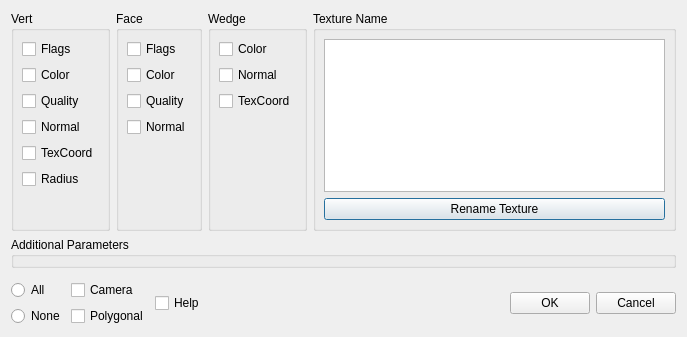
<ui version="4.0" >
 <class>MaskExporterDialog</class>
 <widget class="QDialog" name="MaskExporterDialog" >
  <property name="geometry" >
   <rect>
    <x>0</x>
    <y>0</y>
    <width>687</width>
    <height>337</height>
   </rect>
  </property>
  <property name="windowTitle" >
   <string>Dialog</string>
  </property>
  <layout class="QVBoxLayout" name="verticalLayout_3" >
   <item>
    <layout class="QHBoxLayout" >
     <item>
      <widget class="QGroupBox" name="groupBox" >
       <property name="title" >
        <string>Vert</string>
       </property>
       <layout class="QVBoxLayout" >
        <property name="margin" >
         <number>8</number>
        </property>
        <item>
         <widget class="QCheckBox" name="check_iom_vertflags" >
          <property name="text" >
           <string>Flags</string>
          </property>
         </widget>
        </item>
        <item>
         <widget class="QCheckBox" name="check_iom_vertcolor" >
          <property name="text" >
           <string>Color</string>
          </property>
         </widget>
        </item>
        <item>
         <widget class="QCheckBox" name="check_iom_vertquality" >
          <property name="text" >
           <string>Quality</string>
          </property>
         </widget>
        </item>
        <item>
         <widget class="QCheckBox" name="check_iom_vertnormal" >
          <property name="text" >
           <string>Normal</string>
          </property>
         </widget>
        </item>
        <item>
         <widget class="QCheckBox" name="check_iom_verttexcoord" >
          <property name="text" >
           <string>TexCoord</string>
          </property>
         </widget>
        </item>
        <item>
         <widget class="QCheckBox" name="check_iom_vertradius" >
          <property name="text" >
           <string>Radius</string>
          </property>
         </widget>
        </item>
        <item>
         <spacer name="verticalSpacer_3" >
          <property name="orientation" >
           <enum>Qt::Vertical</enum>
          </property>
          <property name="sizeHint" stdset="0" >
           <size>
            <width>20</width>
            <height>40</height>
           </size>
          </property>
         </spacer>
        </item>
       </layout>
      </widget>
     </item>
     <item>
      <widget class="QGroupBox" name="groupBox_2" >
       <property name="title" >
        <string>Face</string>
       </property>
       <layout class="QVBoxLayout" >
        <property name="margin" >
         <number>8</number>
        </property>
        <item>
         <widget class="QCheckBox" name="check_iom_faceflags" >
          <property name="text" >
           <string>Flags</string>
          </property>
         </widget>
        </item>
        <item>
         <widget class="QCheckBox" name="check_iom_facecolor" >
          <property name="text" >
           <string>Color</string>
          </property>
         </widget>
        </item>
        <item>
         <widget class="QCheckBox" name="check_iom_facequality" >
          <property name="text" >
           <string>Quality</string>
          </property>
         </widget>
        </item>
        <item>
         <widget class="QCheckBox" name="check_iom_facenormal" >
          <property name="text" >
           <string>Normal</string>
          </property>
         </widget>
        </item>
        <item>
         <spacer name="verticalSpacer" >
          <property name="orientation" >
           <enum>Qt::Vertical</enum>
          </property>
          <property name="sizeHint" stdset="0" >
           <size>
            <width>20</width>
            <height>40</height>
           </size>
          </property>
         </spacer>
        </item>
       </layout>
      </widget>
     </item>
     <item>
      <widget class="QGroupBox" name="groupBox_3" >
       <property name="title" >
        <string>Wedge</string>
       </property>
       <layout class="QVBoxLayout" >
        <property name="margin" >
         <number>8</number>
        </property>
        <item>
         <widget class="QCheckBox" name="check_iom_wedgcolor" >
          <property name="text" >
           <string>Color</string>
          </property>
         </widget>
        </item>
        <item>
         <widget class="QCheckBox" name="check_iom_wedgnormal" >
          <property name="text" >
           <string>Normal</string>
          </property>
         </widget>
        </item>
        <item>
         <widget class="QCheckBox" name="check_iom_wedgtexcoord" >
          <property name="text" >
           <string>TexCoord</string>
          </property>
         </widget>
        </item>
        <item>
         <spacer name="verticalSpacer_2" >
          <property name="orientation" >
           <enum>Qt::Vertical</enum>
          </property>
          <property name="sizeHint" stdset="0" >
           <size>
            <width>20</width>
            <height>40</height>
           </size>
          </property>
         </spacer>
        </item>
       </layout>
      </widget>
     </item>
     <item>
      <widget class="QGroupBox" name="groupBox_4" >
       <property name="title" >
        <string>Texture Name</string>
       </property>
       <layout class="QVBoxLayout" >
        <property name="margin" >
         <number>8</number>
        </property>
        <item>
         <widget class="QListWidget" name="listTextureName" />
        </item>
        <item>
         <widget class="QPushButton" name="renametextureButton" >
          <property name="text" >
           <string>Rename Texture</string>
          </property>
         </widget>
        </item>
       </layout>
      </widget>
     </item>
    </layout>
   </item>
   <item>
    <widget class="QGroupBox" name="saveParBox" >
     <property name="title" >
      <string>Additional Parameters</string>
     </property>
    </widget>
   </item>
   <item>
    <widget class="QWidget" native="1" name="layoutWidget" />
   </item>
   <item>
    <layout class="QHBoxLayout" name="horizontalLayout" >
     <item>
      <layout class="QVBoxLayout" name="verticalLayout_2" >
       <item>
        <widget class="QRadioButton" name="AllButton" >
         <property name="sizePolicy" >
          <sizepolicy vsizetype="Fixed" hsizetype="Preferred" >
           <horstretch>0</horstretch>
           <verstretch>0</verstretch>
          </sizepolicy>
         </property>
         <property name="text" >
          <string>All</string>
         </property>
        </widget>
       </item>
       <item>
        <widget class="QRadioButton" name="NoneButton" >
         <property name="sizePolicy" >
          <sizepolicy vsizetype="Fixed" hsizetype="Preferred" >
           <horstretch>0</horstretch>
           <verstretch>0</verstretch>
          </sizepolicy>
         </property>
         <property name="text" >
          <string>None</string>
         </property>
        </widget>
       </item>
      </layout>
     </item>
     <item>
      <layout class="QVBoxLayout" name="verticalLayout" >
       <item>
        <widget class="QCheckBox" name="check_iom_camera" >
         <property name="text" >
          <string>Camera</string>
         </property>
         <property name="checkable" >
          <bool>true</bool>
         </property>
        </widget>
       </item>
       <item>
        <widget class="QCheckBox" name="check_iom_polygonal" >
         <property name="text" >
          <string>Polygonal</string>
         </property>
        </widget>
       </item>
      </layout>
     </item>
     <item>
      <widget class="QCheckBox" name="check_help" >
       <property name="text" >
        <string>Help</string>
       </property>
       <property name="checkable" >
        <bool>true</bool>
       </property>
      </widget>
     </item>
     <item>
      <spacer>
       <property name="orientation" >
        <enum>Qt::Horizontal</enum>
       </property>
       <property name="sizeHint" stdset="0" >
        <size>
         <width>199</width>
         <height>17</height>
        </size>
       </property>
      </spacer>
     </item>
     <item>
      <widget class="QPushButton" name="okButton" >
       <property name="text" >
        <string>OK</string>
       </property>
      </widget>
     </item>
     <item>
      <widget class="QPushButton" name="cancelButton" >
       <property name="text" >
        <string>Cancel</string>
       </property>
      </widget>
     </item>
    </layout>
   </item>
  </layout>
 </widget>
 <resources/>
 <connections>
  <connection>
   <sender>okButton</sender>
   <signal>clicked()</signal>
   <receiver>MaskExporterDialog</receiver>
   <slot>accept()</slot>
   <hints>
    <hint type="sourcelabel" >
     <x>278</x>
     <y>253</y>
    </hint>
    <hint type="destinationlabel" >
     <x>96</x>
     <y>254</y>
    </hint>
   </hints>
  </connection>
  <connection>
   <sender>cancelButton</sender>
   <signal>clicked()</signal>
   <receiver>MaskExporterDialog</receiver>
   <slot>reject()</slot>
   <hints>
    <hint type="sourcelabel" >
     <x>369</x>
     <y>253</y>
    </hint>
    <hint type="destinationlabel" >
     <x>179</x>
     <y>282</y>
    </hint>
   </hints>
  </connection>
 </connections>
</ui>
